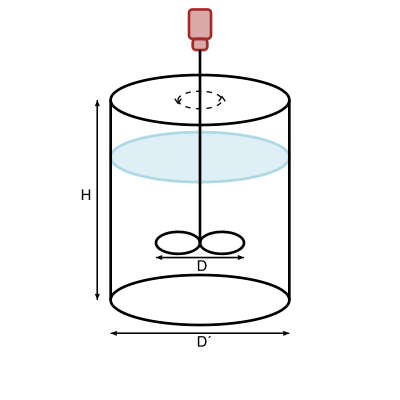

Reproduce this figure in Julia.
### A Pluto.jl notebook ###
# v0.17.2

using Markdown
using InteractiveUtils

# ╔═╡ a8118dab-e47f-46c8-a801-3456ee40e5fc
using Unitful, CommonMark

# ╔═╡ 3cff09a2-6deb-42a8-b63e-5e6b976f4693
using Luxor

# ╔═╡ 4e91b8b0-50f7-11ec-25c4-dd6f6b000283
md"""
### 4. Mezclado

#### Problema 5.

Se quiere mezclar un concentrado vitamínico con melazas espesas, habiéndose encontrado que se obtienen velocidades de mezclado aceptables con un depósito pequeño de 0.67 m de diámetro y altura 0.75 m con un mezclador de 0.33 m de diámetro girando a 450 rpm. Se ha diseñado una instalación mayor, que precisa de un depósito de 2 m de diámetro.

¿Cuáles son os valores adecuados a elegir para la profundidad del depósito, diámetro de la hélice y velocidad de rotación si se quieren conservar las mismas condiciones que en el depósito pequeño?

¿Cuál será la potencia necesaria para el motor de la hélice?

Datos:
Melaza: µ = 6.6 N s m⁻², ρ = 1520 kg m⁻³. Mezclador: _k_ = 41, _n_ = -1
"""

# ╔═╡ 51ba2711-9bb3-4f3f-bd9b-b4184c5d87e1
md"""
##### Solución

El deposito tiene las siguientes dimensiones:
"""

# ╔═╡ a3068453-67d7-4630-9b2d-389f0e867f71
@svg begin
	ancho = 400*.67
	alto = 400*.75
	agitador = 400*.33/2
	setline(2)
	scale(0.5)
	#rulers()
	# Deposito
	setcolor("black")
	ellipse(Point(0, -alto/2), ancho, alto/4, :stroke)
	sethue("lightblue")
	ellipse(Point(0, -alto/2+alto/3.5), ancho, alto/4, :stroke)
	setcolor(sethue("lightblue")..., 0.4)
	ellipse(Point(0, -alto/2+alto/3.5), ancho, alto/4, :fill)
	setcolor("black")
	ellipse(Point(0, alto/2), ancho, alto/4, :stroke)
	line(Point(-ancho/2, -alto/2), Point(-ancho/2, alto/2), :stroke)
	line(Point(ancho/2, -alto/2), Point(ancho/2, alto/2), :stroke)
	#agitador
	setcolor("brown")
	box(Point(0, -alto/2-alto/4-agitador/8), agitador/3, agitador/4, 5, :stroke)
	box(Point(0, -alto/2-alto/4-agitador/1.7), agitador/2, agitador/1.5, 5, :stroke)
	setcolor(sethue("brown")..., 0.4)
	box(Point(0, -alto/2-alto/4-agitador/8), agitador/3, agitador/4, 5, :fill)
	box(Point(0, -alto/2-alto/4-agitador/1.7), agitador/2, agitador/1.5, 5, :fill)
	setcolor("black")
	line(Point(0, -alto/2-alto/4), Point(0, alto/2-alto/3.5), :stroke)
	ellipse(Point(-agitador/2, alto/2-alto/3.5), agitador, agitador/2, :stroke)
	ellipse(Point(agitador/2, alto/2-alto/3.5), agitador, agitador/2, :stroke)
	# Giro
	setline(1)
	setdash("dash")
	ellipse(Point(0, -alto/2), agitador, agitador/2.5, :stroke)
	setdash("solid")
	move(Point(agitador/2-5, -alto/2+2))
	line(Point(agitador/2, -alto/2-5))
	line(Point(agitador/2+5, -alto/2+2))
	strokepath()
	move(Point(-agitador/2-5, -alto/2-2))
	line(Point(-agitador/2, -alto/2+5))
	line(Point(-agitador/2+5, -alto/2-2))
	strokepath()
	#Dimensiones
	arrow(Point(-ancho/2-20, -alto/2), Point(-ancho/2-20, alto/2))
	arrow(Point(-ancho/2-20, alto/2), Point(-ancho/2-20, -alto/2))
	fontsize(22)
	text("H", Point(-ancho/2-45, 0))

	arrow(Point(-agitador, alto/2-alto/3.5+22), Point(agitador, alto/2-alto/3.5+22))
	arrow(Point(agitador, alto/2-alto/3.5+22), Point(-agitador, alto/2-alto/3.5+22))
	text("D", Point(0-5, alto/2-alto/3.5+42))

	arrow(Point(-ancho/2, alto/2+50), Point(ancho/2, alto/2+50))
	arrow(Point(ancho/2, alto/2+50), Point(-ancho/2, alto/2+50))
	text("D´", Point(-5, alto/2+70))
end 300 300 "prob4-5"

# ╔═╡ 876c51e0-00c7-49d6-8512-0b8757e6d096
md"""
Las dimensiones del depósito pequeño se indicarán con el subíndice "p":
"""

# ╔═╡ 7edf6a64-585e-4a2b-b470-3f633f4f5421
D´ₚ = 0.67u"m"

# ╔═╡ 7ce20648-46b3-4c12-8b71-dca43d085418
Hₚ = 0.75u"m"

# ╔═╡ 6fa49c13-dcf5-4fab-96d2-c49e19335b98
Dₚ = 0.33u"m"

# ╔═╡ a85d332f-230d-426a-8571-03732ce84f4a
md"""
Las dimensiones del depósito grande se indican con el subíndice "g":
"""

# ╔═╡ 038ac166-e6d2-4b35-b55a-78117e3c2fd8
D´g = 2u"m"

# ╔═╡ 453ce439-01a9-4b96-a9cf-455ae61ea4ce
md"""
Para calcular la altura y el diametro del nuevo depósito de mayor tamaño, tendremos en cuenta la semejanza geométrica:

$$\frac{D'_g}{D'_p} = \frac{D_g}{D_p}=\frac{H_g}{H_p}$$
"""

# ╔═╡ b4dfe4dd-9565-4a17-82c3-46c238031ee3
Hg = Hₚ*D´g/D´ₚ 

# ╔═╡ 04d461ae-cd82-4e00-bcdc-f205bfd65924
Dg = Dₚ*D´g/D´ₚ

# ╔═╡ 153ff4bc-2b54-4d71-b3ed-5791049fff02
md"""
Para calcular la nueva velocidad de giro del mezclador tendremos encuenta la semejanza dinámica:

$$Re_p = Re_g$$

En primer lugar calculamos el número de Reynolds para el depósito pequeño, que será igual que el del depósito grande:
"""

# ╔═╡ d1f80718-50cd-4a17-acb5-b1561c5b07e9
Nₚ = 450u"minute^-1"

# ╔═╡ bece4fda-5371-4b4b-b0a8-b4c1c1b0447e
μ = 6.6u"N*s/m^2"

# ╔═╡ a73683f0-3b73-4960-aa3d-1f189daf3e57
ρ = 1520u"kg/m^3"

# ╔═╡ 07d1eee4-543b-463c-9bb4-f0902b67ecf6
Re = Dₚ^2*Nₚ*ρ/μ |> upreferred

# ╔═╡ d9988e7a-9b20-45c5-9370-7ea4d5cd3153
md"""
Ya solo queda calcular las revoluciones por minuto a las que debe girar el depósito de mayor tamaño:
"""

# ╔═╡ f15cf904-3f45-426f-88f3-d4f4c0c008c0
Ng =  Re*μ/Dg^2/ρ |> upreferred |> u"minute^-1"

# ╔═╡ b059e57b-08ca-4db7-b069-2bc24a17627b
md"""
Por último hay que calcular la potencia del mezclador, para lo que calcularemos el número de la potencia (_Po_) y a continuación la potencia (_P_):
"""

# ╔═╡ 2df2863c-0aa6-48ec-9617-1b1685ea87e3
k = 41

# ╔═╡ d86ff100-e187-4b7b-9b3c-8dd3d3d58cbf
n = -1

# ╔═╡ 7a444b5f-3e97-4c07-b9aa-88544f2c49df
Po = k/Re

# ╔═╡ 7440d946-b055-4043-96a9-e557bf1e9279
P = Po*Dg^5*Ng^3*ρ |> u"W"

# ╔═╡ 903f5149-9fcd-422a-82dd-14c044bd4e43
cm"""
!!! Solución
	**H<sub>g</sub> = $(round(typeof(Hg), Hg; digits=1)) (Altura del depósito)**

	**D<sub>g</sub> = $(round(typeof(Dg), Dg; digits=1)) (Diámetro del mezclador)**

	**P = $(round(typeof(P), P; digits=1))**
"""

# ╔═╡ 35906c8d-b810-4f0c-be7d-5be183f43cb4
md"""
---
"""

# ╔═╡ 00000000-0000-0000-0000-000000000001
PLUTO_PROJECT_TOML_CONTENTS = """
[deps]
CommonMark = "a80b9123-70ca-4bc0-993e-6e3bcb318db6"
Luxor = "ae8d54c2-7ccd-5906-9d76-62fc9837b5bc"
Unitful = "1986cc42-f94f-5a68-af5c-568840ba703d"

[compat]
CommonMark = "~0.8.3"
Luxor = "~2.17.0"
Unitful = "~1.9.2"
"""

# ╔═╡ 00000000-0000-0000-0000-000000000002
PLUTO_MANIFEST_TOML_CONTENTS = """
# This file is machine-generated - editing it directly is not advised

[[ArgTools]]
uuid = "0dad84c5-d112-42e6-8d28-ef12dabb789f"

[[Artifacts]]
uuid = "56f22d72-fd6d-98f1-02f0-08ddc0907c33"

[[Base64]]
uuid = "2a0f44e3-6c83-55bd-87e4-b1978d98bd5f"

[[Bzip2_jll]]
deps = ["Artifacts", "JLLWrappers", "Libdl", "Pkg"]
git-tree-sha1 = "19a35467a82e236ff51bc17a3a44b69ef35185a2"
uuid = "6e34b625-4abd-537c-b88f-471c36dfa7a0"
version = "1.0.8+0"

[[Cairo]]
deps = ["Cairo_jll", "Colors", "Glib_jll", "Graphics", "Libdl", "Pango_jll"]
git-tree-sha1 = "d0b3f8b4ad16cb0a2988c6788646a5e6a17b6b1b"
uuid = "159f3aea-2a34-519c-b102-8c37f9878175"
version = "1.0.5"

[[Cairo_jll]]
deps = ["Artifacts", "Bzip2_jll", "Fontconfig_jll", "FreeType2_jll", "Glib_jll", "JLLWrappers", "LZO_jll", "Libdl", "Pixman_jll", "Pkg", "Xorg_libXext_jll", "Xorg_libXrender_jll", "Zlib_jll", "libpng_jll"]
git-tree-sha1 = "f2202b55d816427cd385a9a4f3ffb226bee80f99"
uuid = "83423d85-b0ee-5818-9007-b63ccbeb887a"
version = "1.16.1+0"

[[ColorTypes]]
deps = ["FixedPointNumbers", "Random"]
git-tree-sha1 = "024fe24d83e4a5bf5fc80501a314ce0d1aa35597"
uuid = "3da002f7-5984-5a60-b8a6-cbb66c0b333f"
version = "0.11.0"

[[Colors]]
deps = ["ColorTypes", "FixedPointNumbers", "Reexport"]
git-tree-sha1 = "417b0ed7b8b838aa6ca0a87aadf1bb9eb111ce40"
uuid = "5ae59095-9a9b-59fe-a467-6f913c188581"
version = "0.12.8"

[[CommonMark]]
deps = ["Crayons", "JSON", "URIs"]
git-tree-sha1 = "393ac9df4eb085c2ab12005fc496dae2e1da344e"
uuid = "a80b9123-70ca-4bc0-993e-6e3bcb318db6"
version = "0.8.3"

[[CompilerSupportLibraries_jll]]
deps = ["Artifacts", "Libdl"]
uuid = "e66e0078-7015-5450-92f7-15fbd957f2ae"

[[ConstructionBase]]
deps = ["LinearAlgebra"]
git-tree-sha1 = "f74e9d5388b8620b4cee35d4c5a618dd4dc547f4"
uuid = "187b0558-2788-49d3-abe0-74a17ed4e7c9"
version = "1.3.0"

[[Crayons]]
git-tree-sha1 = "3f71217b538d7aaee0b69ab47d9b7724ca8afa0d"
uuid = "a8cc5b0e-0ffa-5ad4-8c14-923d3ee1735f"
version = "4.0.4"

[[Dates]]
deps = ["Printf"]
uuid = "ade2ca70-3891-5945-98fb-dc099432e06a"

[[Downloads]]
deps = ["ArgTools", "LibCURL", "NetworkOptions"]
uuid = "f43a241f-c20a-4ad4-852c-f6b1247861c6"

[[Expat_jll]]
deps = ["Artifacts", "JLLWrappers", "Libdl", "Pkg"]
git-tree-sha1 = "b3bfd02e98aedfa5cf885665493c5598c350cd2f"
uuid = "2e619515-83b5-522b-bb60-26c02a35a201"
version = "2.2.10+0"

[[FFMPEG]]
deps = ["FFMPEG_jll"]
git-tree-sha1 = "b57e3acbe22f8484b4b5ff66a7499717fe1a9cc8"
uuid = "c87230d0-a227-11e9-1b43-d7ebe4e7570a"
version = "0.4.1"

[[FFMPEG_jll]]
deps = ["Artifacts", "Bzip2_jll", "FreeType2_jll", "FriBidi_jll", "JLLWrappers", "LAME_jll", "Libdl", "Ogg_jll", "OpenSSL_jll", "Opus_jll", "Pkg", "Zlib_jll", "libass_jll", "libfdk_aac_jll", "libvorbis_jll", "x264_jll", "x265_jll"]
git-tree-sha1 = "d8a578692e3077ac998b50c0217dfd67f21d1e5f"
uuid = "b22a6f82-2f65-5046-a5b2-351ab43fb4e5"
version = "4.4.0+0"

[[FileIO]]
deps = ["Pkg", "Requires", "UUIDs"]
git-tree-sha1 = "2db648b6712831ecb333eae76dbfd1c156ca13bb"
uuid = "5789e2e9-d7fb-5bc7-8068-2c6fae9b9549"
version = "1.11.2"

[[FixedPointNumbers]]
deps = ["Statistics"]
git-tree-sha1 = "335bfdceacc84c5cdf16aadc768aa5ddfc5383cc"
uuid = "53c48c17-4a7d-5ca2-90c5-79b7896eea93"
version = "0.8.4"

[[Fontconfig_jll]]
deps = ["Artifacts", "Bzip2_jll", "Expat_jll", "FreeType2_jll", "JLLWrappers", "Libdl", "Libuuid_jll", "Pkg", "Zlib_jll"]
git-tree-sha1 = "21efd19106a55620a188615da6d3d06cd7f6ee03"
uuid = "a3f928ae-7b40-5064-980b-68af3947d34b"
version = "2.13.93+0"

[[FreeType2_jll]]
deps = ["Artifacts", "Bzip2_jll", "JLLWrappers", "Libdl", "Pkg", "Zlib_jll"]
git-tree-sha1 = "87eb71354d8ec1a96d4a7636bd57a7347dde3ef9"
uuid = "d7e528f0-a631-5988-bf34-fe36492bcfd7"
version = "2.10.4+0"

[[FriBidi_jll]]
deps = ["Artifacts", "JLLWrappers", "Libdl", "Pkg"]
git-tree-sha1 = "aa31987c2ba8704e23c6c8ba8a4f769d5d7e4f91"
uuid = "559328eb-81f9-559d-9380-de523a88c83c"
version = "1.0.10+0"

[[Gettext_jll]]
deps = ["Artifacts", "CompilerSupportLibraries_jll", "JLLWrappers", "Libdl", "Libiconv_jll", "Pkg", "XML2_jll"]
git-tree-sha1 = "9b02998aba7bf074d14de89f9d37ca24a1a0b046"
uuid = "78b55507-aeef-58d4-861c-77aaff3498b1"
version = "0.21.0+0"

[[Glib_jll]]
deps = ["Artifacts", "Gettext_jll", "JLLWrappers", "Libdl", "Libffi_jll", "Libiconv_jll", "Libmount_jll", "PCRE_jll", "Pkg", "Zlib_jll"]
git-tree-sha1 = "7bf67e9a481712b3dbe9cb3dac852dc4b1162e02"
uuid = "7746bdde-850d-59dc-9ae8-88ece973131d"
version = "2.68.3+0"

[[Graphics]]
deps = ["Colors", "LinearAlgebra", "NaNMath"]
git-tree-sha1 = "1c5a84319923bea76fa145d49e93aa4394c73fc2"
uuid = "a2bd30eb-e257-5431-a919-1863eab51364"
version = "1.1.1"

[[Graphite2_jll]]
deps = ["Artifacts", "JLLWrappers", "Libdl", "Pkg"]
git-tree-sha1 = "344bf40dcab1073aca04aa0df4fb092f920e4011"
uuid = "3b182d85-2403-5c21-9c21-1e1f0cc25472"
version = "1.3.14+0"

[[HarfBuzz_jll]]
deps = ["Artifacts", "Cairo_jll", "Fontconfig_jll", "FreeType2_jll", "Glib_jll", "Graphite2_jll", "JLLWrappers", "Libdl", "Libffi_jll", "Pkg"]
git-tree-sha1 = "8a954fed8ac097d5be04921d595f741115c1b2ad"
uuid = "2e76f6c2-a576-52d4-95c1-20adfe4de566"
version = "2.8.1+0"

[[InteractiveUtils]]
deps = ["Markdown"]
uuid = "b77e0a4c-d291-57a0-90e8-8db25a27a240"

[[JLLWrappers]]
deps = ["Preferences"]
git-tree-sha1 = "642a199af8b68253517b80bd3bfd17eb4e84df6e"
uuid = "692b3bcd-3c85-4b1f-b108-f13ce0eb3210"
version = "1.3.0"

[[JSON]]
deps = ["Dates", "Mmap", "Parsers", "Unicode"]
git-tree-sha1 = "8076680b162ada2a031f707ac7b4953e30667a37"
uuid = "682c06a0-de6a-54ab-a142-c8b1cf79cde6"
version = "0.21.2"

[[JpegTurbo_jll]]
deps = ["Artifacts", "JLLWrappers", "Libdl", "Pkg"]
git-tree-sha1 = "d735490ac75c5cb9f1b00d8b5509c11984dc6943"
uuid = "aacddb02-875f-59d6-b918-886e6ef4fbf8"
version = "2.1.0+0"

[[Juno]]
deps = ["Base64", "Logging", "Media", "Profile"]
git-tree-sha1 = "07cb43290a840908a771552911a6274bc6c072c7"
uuid = "e5e0dc1b-0480-54bc-9374-aad01c23163d"
version = "0.8.4"

[[LAME_jll]]
deps = ["Artifacts", "JLLWrappers", "Libdl", "Pkg"]
git-tree-sha1 = "f6250b16881adf048549549fba48b1161acdac8c"
uuid = "c1c5ebd0-6772-5130-a774-d5fcae4a789d"
version = "3.100.1+0"

[[LZO_jll]]
deps = ["Artifacts", "JLLWrappers", "Libdl", "Pkg"]
git-tree-sha1 = "e5b909bcf985c5e2605737d2ce278ed791b89be6"
uuid = "dd4b983a-f0e5-5f8d-a1b7-129d4a5fb1ac"
version = "2.10.1+0"

[[LibCURL]]
deps = ["LibCURL_jll", "MozillaCACerts_jll"]
uuid = "b27032c2-a3e7-50c8-80cd-2d36dbcbfd21"

[[LibCURL_jll]]
deps = ["Artifacts", "LibSSH2_jll", "Libdl", "MbedTLS_jll", "Zlib_jll", "nghttp2_jll"]
uuid = "deac9b47-8bc7-5906-a0fe-35ac56dc84c0"

[[LibGit2]]
deps = ["Base64", "NetworkOptions", "Printf", "SHA"]
uuid = "76f85450-5226-5b5a-8eaa-529ad045b433"

[[LibSSH2_jll]]
deps = ["Artifacts", "Libdl", "MbedTLS_jll"]
uuid = "29816b5a-b9ab-546f-933c-edad1886dfa8"

[[Libcroco_jll]]
deps = ["Artifacts", "Glib_jll", "JLLWrappers", "Libdl", "Pkg", "XML2_jll"]
git-tree-sha1 = "a8e3b1b67458c8933992b95db9c4b37865906e3f"
uuid = "57eb2189-7eb1-52c8-ac0e-99495f550b14"
version = "0.6.13+2"

[[Libdl]]
uuid = "8f399da3-3557-5675-b5ff-fb832c97cbdb"

[[Libffi_jll]]
deps = ["Artifacts", "JLLWrappers", "Libdl", "Pkg"]
git-tree-sha1 = "0b4a5d71f3e5200a7dff793393e09dfc2d874290"
uuid = "e9f186c6-92d2-5b65-8a66-fee21dc1b490"
version = "3.2.2+1"

[[Libgcrypt_jll]]
deps = ["Artifacts", "JLLWrappers", "Libdl", "Libgpg_error_jll", "Pkg"]
git-tree-sha1 = "64613c82a59c120435c067c2b809fc61cf5166ae"
uuid = "d4300ac3-e22c-5743-9152-c294e39db1e4"
version = "1.8.7+0"

[[Libgpg_error_jll]]
deps = ["Artifacts", "JLLWrappers", "Libdl", "Pkg"]
git-tree-sha1 = "c333716e46366857753e273ce6a69ee0945a6db9"
uuid = "7add5ba3-2f88-524e-9cd5-f83b8a55f7b8"
version = "1.42.0+0"

[[Libiconv_jll]]
deps = ["Artifacts", "JLLWrappers", "Libdl", "Pkg"]
git-tree-sha1 = "42b62845d70a619f063a7da093d995ec8e15e778"
uuid = "94ce4f54-9a6c-5748-9c1c-f9c7231a4531"
version = "1.16.1+1"

[[Libmount_jll]]
deps = ["Artifacts", "JLLWrappers", "Libdl", "Pkg"]
git-tree-sha1 = "9c30530bf0effd46e15e0fdcf2b8636e78cbbd73"
uuid = "4b2f31a3-9ecc-558c-b454-b3730dcb73e9"
version = "2.35.0+0"

[[Librsvg_jll]]
deps = ["Artifacts", "JLLWrappers", "Libcroco_jll", "Libdl", "Pango_jll", "Pkg", "gdk_pixbuf_jll"]
git-tree-sha1 = "af3e6dc6747e53a0236fbad80b37e3269cf66a9f"
uuid = "925c91fb-5dd6-59dd-8e8c-345e74382d89"
version = "2.42.2+3"

[[Libtiff_jll]]
deps = ["Artifacts", "JLLWrappers", "JpegTurbo_jll", "Libdl", "Pkg", "Zlib_jll", "Zstd_jll"]
git-tree-sha1 = "340e257aada13f95f98ee352d316c3bed37c8ab9"
uuid = "89763e89-9b03-5906-acba-b20f662cd828"
version = "4.3.0+0"

[[Libuuid_jll]]
deps = ["Artifacts", "JLLWrappers", "Libdl", "Pkg"]
git-tree-sha1 = "7f3efec06033682db852f8b3bc3c1d2b0a0ab066"
uuid = "38a345b3-de98-5d2b-a5d3-14cd9215e700"
version = "2.36.0+0"

[[LinearAlgebra]]
deps = ["Libdl"]
uuid = "37e2e46d-f89d-539d-b4ee-838fcccc9c8e"

[[Logging]]
uuid = "56ddb016-857b-54e1-b83d-db4d58db5568"

[[Luxor]]
deps = ["Base64", "Cairo", "Colors", "Dates", "FFMPEG", "FileIO", "Juno", "Random", "Rsvg"]
git-tree-sha1 = "1bd725204a6ab2301d4757b50d7062e89cfe18fe"
uuid = "ae8d54c2-7ccd-5906-9d76-62fc9837b5bc"
version = "2.17.0"

[[MacroTools]]
deps = ["Markdown", "Random"]
git-tree-sha1 = "3d3e902b31198a27340d0bf00d6ac452866021cf"
uuid = "1914dd2f-81c6-5fcd-8719-6d5c9610ff09"
version = "0.5.9"

[[Markdown]]
deps = ["Base64"]
uuid = "d6f4376e-aef5-505a-96c1-9c027394607a"

[[MbedTLS_jll]]
deps = ["Artifacts", "Libdl"]
uuid = "c8ffd9c3-330d-5841-b78e-0817d7145fa1"

[[Media]]
deps = ["MacroTools", "Test"]
git-tree-sha1 = "75a54abd10709c01f1b86b84ec225d26e840ed58"
uuid = "e89f7d12-3494-54d1-8411-f7d8b9ae1f27"
version = "0.5.0"

[[Mmap]]
uuid = "a63ad114-7e13-5084-954f-fe012c677804"

[[MozillaCACerts_jll]]
uuid = "14a3606d-f60d-562e-9121-12d972cd8159"

[[NaNMath]]
git-tree-sha1 = "bfe47e760d60b82b66b61d2d44128b62e3a369fb"
uuid = "77ba4419-2d1f-58cd-9bb1-8ffee604a2e3"
version = "0.3.5"

[[NetworkOptions]]
uuid = "ca575930-c2e3-43a9-ace4-1e988b2c1908"

[[Ogg_jll]]
deps = ["Artifacts", "JLLWrappers", "Libdl", "Pkg"]
git-tree-sha1 = "7937eda4681660b4d6aeeecc2f7e1c81c8ee4e2f"
uuid = "e7412a2a-1a6e-54c0-be00-318e2571c051"
version = "1.3.5+0"

[[OpenSSL_jll]]
deps = ["Artifacts", "JLLWrappers", "Libdl", "Pkg"]
git-tree-sha1 = "15003dcb7d8db3c6c857fda14891a539a8f2705a"
uuid = "458c3c95-2e84-50aa-8efc-19380b2a3a95"
version = "1.1.10+0"

[[Opus_jll]]
deps = ["Artifacts", "JLLWrappers", "Libdl", "Pkg"]
git-tree-sha1 = "51a08fb14ec28da2ec7a927c4337e4332c2a4720"
uuid = "91d4177d-7536-5919-b921-800302f37372"
version = "1.3.2+0"

[[PCRE_jll]]
deps = ["Artifacts", "JLLWrappers", "Libdl", "Pkg"]
git-tree-sha1 = "b2a7af664e098055a7529ad1a900ded962bca488"
uuid = "2f80f16e-611a-54ab-bc61-aa92de5b98fc"
version = "8.44.0+0"

[[Pango_jll]]
deps = ["Artifacts", "Cairo_jll", "Fontconfig_jll", "FreeType2_jll", "FriBidi_jll", "Glib_jll", "HarfBuzz_jll", "JLLWrappers", "Libdl", "Pkg"]
git-tree-sha1 = "9bc1871464b12ed19297fbc56c4fb4ba84988b0d"
uuid = "36c8627f-9965-5494-a995-c6b170f724f3"
version = "1.47.0+0"

[[Parsers]]
deps = ["Dates"]
git-tree-sha1 = "ae4bbcadb2906ccc085cf52ac286dc1377dceccc"
uuid = "69de0a69-1ddd-5017-9359-2bf0b02dc9f0"
version = "2.1.2"

[[Pixman_jll]]
deps = ["Artifacts", "JLLWrappers", "Libdl", "Pkg"]
git-tree-sha1 = "b4f5d02549a10e20780a24fce72bea96b6329e29"
uuid = "30392449-352a-5448-841d-b1acce4e97dc"
version = "0.40.1+0"

[[Pkg]]
deps = ["Artifacts", "Dates", "Downloads", "LibGit2", "Libdl", "Logging", "Markdown", "Printf", "REPL", "Random", "SHA", "Serialization", "TOML", "Tar", "UUIDs", "p7zip_jll"]
uuid = "44cfe95a-1eb2-52ea-b672-e2afdf69b78f"

[[Preferences]]
deps = ["TOML"]
git-tree-sha1 = "00cfd92944ca9c760982747e9a1d0d5d86ab1e5a"
uuid = "21216c6a-2e73-6563-6e65-726566657250"
version = "1.2.2"

[[Printf]]
deps = ["Unicode"]
uuid = "de0858da-6303-5e67-8744-51eddeeeb8d7"

[[Profile]]
deps = ["Printf"]
uuid = "9abbd945-dff8-562f-b5e8-e1ebf5ef1b79"

[[REPL]]
deps = ["InteractiveUtils", "Markdown", "Sockets", "Unicode"]
uuid = "3fa0cd96-eef1-5676-8a61-b3b8758bbffb"

[[Random]]
deps = ["Serialization"]
uuid = "9a3f8284-a2c9-5f02-9a11-845980a1fd5c"

[[Reexport]]
git-tree-sha1 = "45e428421666073eab6f2da5c9d310d99bb12f9b"
uuid = "189a3867-3050-52da-a836-e630ba90ab69"
version = "1.2.2"

[[Requires]]
deps = ["UUIDs"]
git-tree-sha1 = "4036a3bd08ac7e968e27c203d45f5fff15020621"
uuid = "ae029012-a4dd-5104-9daa-d747884805df"
version = "1.1.3"

[[Rsvg]]
deps = ["Cairo", "Glib_jll", "Librsvg_jll"]
git-tree-sha1 = "3d3dc66eb46568fb3a5259034bfc752a0eb0c686"
uuid = "c4c386cf-5103-5370-be45-f3a111cca3b8"
version = "1.0.0"

[[SHA]]
uuid = "ea8e919c-243c-51af-8825-aaa63cd721ce"

[[Serialization]]
uuid = "9e88b42a-f829-5b0c-bbe9-9e923198166b"

[[Sockets]]
uuid = "6462fe0b-24de-5631-8697-dd941f90decc"

[[SparseArrays]]
deps = ["LinearAlgebra", "Random"]
uuid = "2f01184e-e22b-5df5-ae63-d93ebab69eaf"

[[Statistics]]
deps = ["LinearAlgebra", "SparseArrays"]
uuid = "10745b16-79ce-11e8-11f9-7d13ad32a3b2"

[[TOML]]
deps = ["Dates"]
uuid = "fa267f1f-6049-4f14-aa54-33bafae1ed76"

[[Tar]]
deps = ["ArgTools", "SHA"]
uuid = "a4e569a6-e804-4fa4-b0f3-eef7a1d5b13e"

[[Test]]
deps = ["InteractiveUtils", "Logging", "Random", "Serialization"]
uuid = "8dfed614-e22c-5e08-85e1-65c5234f0b40"

[[URIs]]
git-tree-sha1 = "97bbe755a53fe859669cd907f2d96aee8d2c1355"
uuid = "5c2747f8-b7ea-4ff2-ba2e-563bfd36b1d4"
version = "1.3.0"

[[UUIDs]]
deps = ["Random", "SHA"]
uuid = "cf7118a7-6976-5b1a-9a39-7adc72f591a4"

[[Unicode]]
uuid = "4ec0a83e-493e-50e2-b9ac-8f72acf5a8f5"

[[Unitful]]
deps = ["ConstructionBase", "Dates", "LinearAlgebra", "Random"]
git-tree-sha1 = "0992ed0c3ef66b0390e5752fe60054e5ff93b908"
uuid = "1986cc42-f94f-5a68-af5c-568840ba703d"
version = "1.9.2"

[[XML2_jll]]
deps = ["Artifacts", "JLLWrappers", "Libdl", "Libiconv_jll", "Pkg", "Zlib_jll"]
git-tree-sha1 = "1acf5bdf07aa0907e0a37d3718bb88d4b687b74a"
uuid = "02c8fc9c-b97f-50b9-bbe4-9be30ff0a78a"
version = "2.9.12+0"

[[XSLT_jll]]
deps = ["Artifacts", "JLLWrappers", "Libdl", "Libgcrypt_jll", "Libgpg_error_jll", "Libiconv_jll", "Pkg", "XML2_jll", "Zlib_jll"]
git-tree-sha1 = "91844873c4085240b95e795f692c4cec4d805f8a"
uuid = "aed1982a-8fda-507f-9586-7b0439959a61"
version = "1.1.34+0"

[[Xorg_libX11_jll]]
deps = ["Artifacts", "JLLWrappers", "Libdl", "Pkg", "Xorg_libxcb_jll", "Xorg_xtrans_jll"]
git-tree-sha1 = "5be649d550f3f4b95308bf0183b82e2582876527"
uuid = "4f6342f7-b3d2-589e-9d20-edeb45f2b2bc"
version = "1.6.9+4"

[[Xorg_libXau_jll]]
deps = ["Artifacts", "JLLWrappers", "Libdl", "Pkg"]
git-tree-sha1 = "4e490d5c960c314f33885790ed410ff3a94ce67e"
uuid = "0c0b7dd1-d40b-584c-a123-a41640f87eec"
version = "1.0.9+4"

[[Xorg_libXdmcp_jll]]
deps = ["Artifacts", "JLLWrappers", "Libdl", "Pkg"]
git-tree-sha1 = "4fe47bd2247248125c428978740e18a681372dd4"
uuid = "a3789734-cfe1-5b06-b2d0-1dd0d9d62d05"
version = "1.1.3+4"

[[Xorg_libXext_jll]]
deps = ["Artifacts", "JLLWrappers", "Libdl", "Pkg", "Xorg_libX11_jll"]
git-tree-sha1 = "b7c0aa8c376b31e4852b360222848637f481f8c3"
uuid = "1082639a-0dae-5f34-9b06-72781eeb8cb3"
version = "1.3.4+4"

[[Xorg_libXrender_jll]]
deps = ["Artifacts", "JLLWrappers", "Libdl", "Pkg", "Xorg_libX11_jll"]
git-tree-sha1 = "19560f30fd49f4d4efbe7002a1037f8c43d43b96"
uuid = "ea2f1a96-1ddc-540d-b46f-429655e07cfa"
version = "0.9.10+4"

[[Xorg_libpthread_stubs_jll]]
deps = ["Artifacts", "JLLWrappers", "Libdl", "Pkg"]
git-tree-sha1 = "6783737e45d3c59a4a4c4091f5f88cdcf0908cbb"
uuid = "14d82f49-176c-5ed1-bb49-ad3f5cbd8c74"
version = "0.1.0+3"

[[Xorg_libxcb_jll]]
deps = ["Artifacts", "JLLWrappers", "Libdl", "Pkg", "XSLT_jll", "Xorg_libXau_jll", "Xorg_libXdmcp_jll", "Xorg_libpthread_stubs_jll"]
git-tree-sha1 = "daf17f441228e7a3833846cd048892861cff16d6"
uuid = "c7cfdc94-dc32-55de-ac96-5a1b8d977c5b"
version = "1.13.0+3"

[[Xorg_xtrans_jll]]
deps = ["Artifacts", "JLLWrappers", "Libdl", "Pkg"]
git-tree-sha1 = "79c31e7844f6ecf779705fbc12146eb190b7d845"
uuid = "c5fb5394-a638-5e4d-96e5-b29de1b5cf10"
version = "1.4.0+3"

[[Zlib_jll]]
deps = ["Libdl"]
uuid = "83775a58-1f1d-513f-b197-d71354ab007a"

[[Zstd_jll]]
deps = ["Artifacts", "JLLWrappers", "Libdl", "Pkg"]
git-tree-sha1 = "cc4bf3fdde8b7e3e9fa0351bdeedba1cf3b7f6e6"
uuid = "3161d3a3-bdf6-5164-811a-617609db77b4"
version = "1.5.0+0"

[[gdk_pixbuf_jll]]
deps = ["Artifacts", "Glib_jll", "JLLWrappers", "JpegTurbo_jll", "Libdl", "Libtiff_jll", "Pkg", "Xorg_libX11_jll", "libpng_jll"]
git-tree-sha1 = "0facfc4bfd873c21b83a053bbf182b9ef19c69d8"
uuid = "da03df04-f53b-5353-a52f-6a8b0620ced0"
version = "2.42.6+0"

[[libass_jll]]
deps = ["Artifacts", "Bzip2_jll", "FreeType2_jll", "FriBidi_jll", "HarfBuzz_jll", "JLLWrappers", "Libdl", "Pkg", "Zlib_jll"]
git-tree-sha1 = "5982a94fcba20f02f42ace44b9894ee2b140fe47"
uuid = "0ac62f75-1d6f-5e53-bd7c-93b484bb37c0"
version = "0.15.1+0"

[[libfdk_aac_jll]]
deps = ["Artifacts", "JLLWrappers", "Libdl", "Pkg"]
git-tree-sha1 = "daacc84a041563f965be61859a36e17c4e4fcd55"
uuid = "f638f0a6-7fb0-5443-88ba-1cc74229b280"
version = "2.0.2+0"

[[libpng_jll]]
deps = ["Artifacts", "JLLWrappers", "Libdl", "Pkg", "Zlib_jll"]
git-tree-sha1 = "94d180a6d2b5e55e447e2d27a29ed04fe79eb30c"
uuid = "b53b4c65-9356-5827-b1ea-8c7a1a84506f"
version = "1.6.38+0"

[[libvorbis_jll]]
deps = ["Artifacts", "JLLWrappers", "Libdl", "Ogg_jll", "Pkg"]
git-tree-sha1 = "c45f4e40e7aafe9d086379e5578947ec8b95a8fb"
uuid = "f27f6e37-5d2b-51aa-960f-b287f2bc3b7a"
version = "1.3.7+0"

[[nghttp2_jll]]
deps = ["Artifacts", "Libdl"]
uuid = "8e850ede-7688-5339-a07c-302acd2aaf8d"

[[p7zip_jll]]
deps = ["Artifacts", "Libdl"]
uuid = "3f19e933-33d8-53b3-aaab-bd5110c3b7a0"

[[x264_jll]]
deps = ["Artifacts", "JLLWrappers", "Libdl", "Pkg"]
git-tree-sha1 = "4fea590b89e6ec504593146bf8b988b2c00922b2"
uuid = "1270edf5-f2f9-52d2-97e9-ab00b5d0237a"
version = "2021.5.5+0"

[[x265_jll]]
deps = ["Artifacts", "JLLWrappers", "Libdl", "Pkg"]
git-tree-sha1 = "ee567a171cce03570d77ad3a43e90218e38937a9"
uuid = "dfaa095f-4041-5dcd-9319-2fabd8486b76"
version = "3.5.0+0"
"""

# ╔═╡ Cell order:
# ╟─4e91b8b0-50f7-11ec-25c4-dd6f6b000283
# ╟─51ba2711-9bb3-4f3f-bd9b-b4184c5d87e1
# ╟─a3068453-67d7-4630-9b2d-389f0e867f71
# ╟─876c51e0-00c7-49d6-8512-0b8757e6d096
# ╟─7edf6a64-585e-4a2b-b470-3f633f4f5421
# ╟─7ce20648-46b3-4c12-8b71-dca43d085418
# ╟─6fa49c13-dcf5-4fab-96d2-c49e19335b98
# ╟─a85d332f-230d-426a-8571-03732ce84f4a
# ╠═038ac166-e6d2-4b35-b55a-78117e3c2fd8
# ╟─453ce439-01a9-4b96-a9cf-455ae61ea4ce
# ╠═b4dfe4dd-9565-4a17-82c3-46c238031ee3
# ╠═04d461ae-cd82-4e00-bcdc-f205bfd65924
# ╟─153ff4bc-2b54-4d71-b3ed-5791049fff02
# ╟─d1f80718-50cd-4a17-acb5-b1561c5b07e9
# ╟─bece4fda-5371-4b4b-b0a8-b4c1c1b0447e
# ╟─a73683f0-3b73-4960-aa3d-1f189daf3e57
# ╠═07d1eee4-543b-463c-9bb4-f0902b67ecf6
# ╟─d9988e7a-9b20-45c5-9370-7ea4d5cd3153
# ╠═f15cf904-3f45-426f-88f3-d4f4c0c008c0
# ╟─b059e57b-08ca-4db7-b069-2bc24a17627b
# ╠═2df2863c-0aa6-48ec-9617-1b1685ea87e3
# ╠═d86ff100-e187-4b7b-9b3c-8dd3d3d58cbf
# ╠═7a444b5f-3e97-4c07-b9aa-88544f2c49df
# ╠═7440d946-b055-4043-96a9-e557bf1e9279
# ╟─903f5149-9fcd-422a-82dd-14c044bd4e43
# ╟─35906c8d-b810-4f0c-be7d-5be183f43cb4
# ╠═a8118dab-e47f-46c8-a801-3456ee40e5fc
# ╠═3cff09a2-6deb-42a8-b63e-5e6b976f4693
# ╟─00000000-0000-0000-0000-000000000001
# ╟─00000000-0000-0000-0000-000000000002
